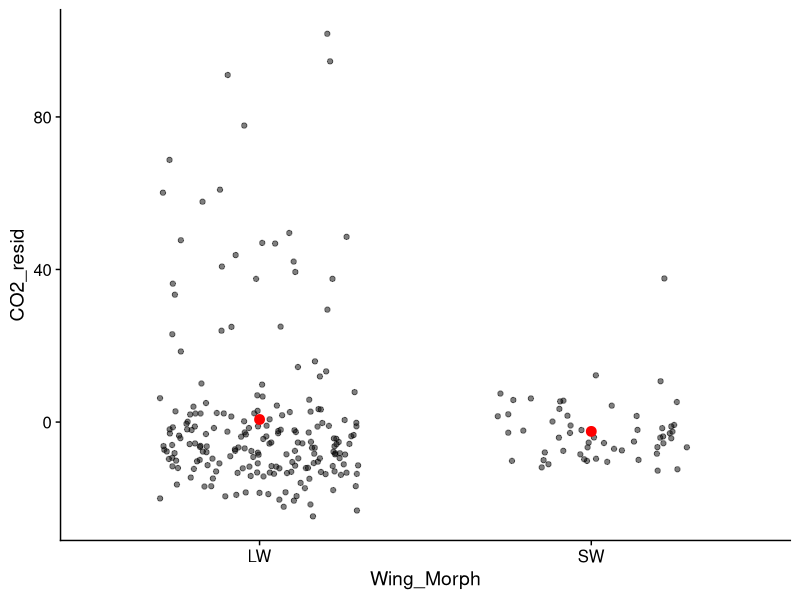
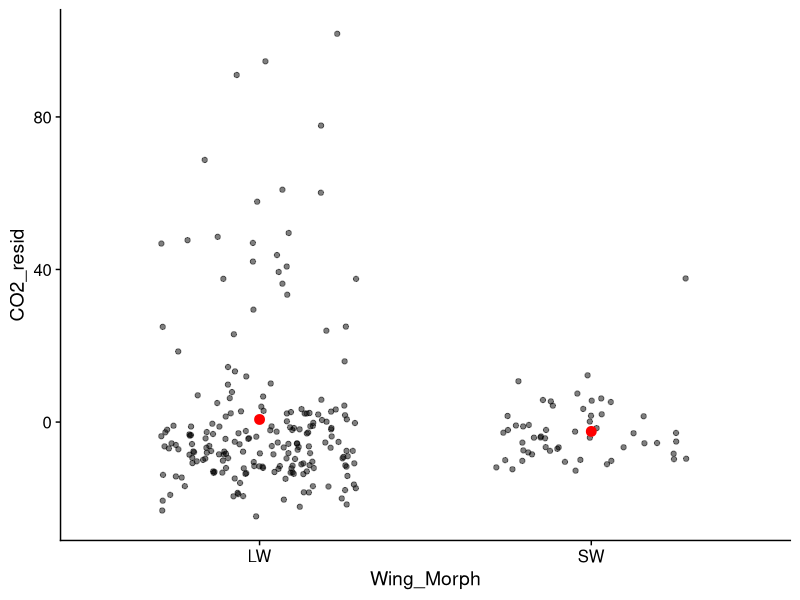
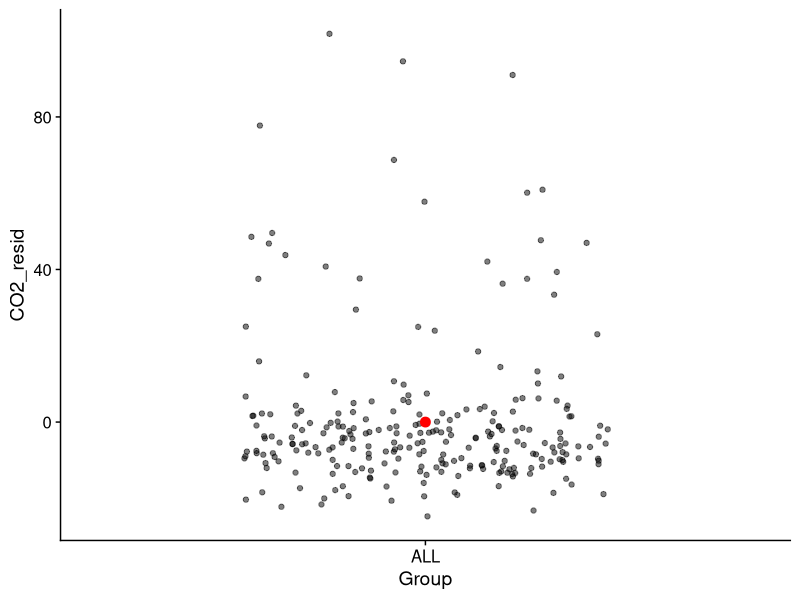
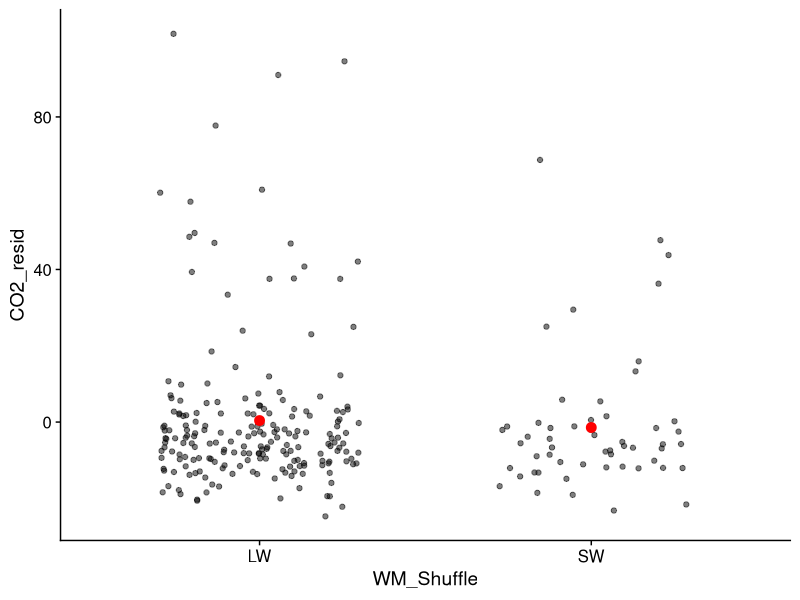
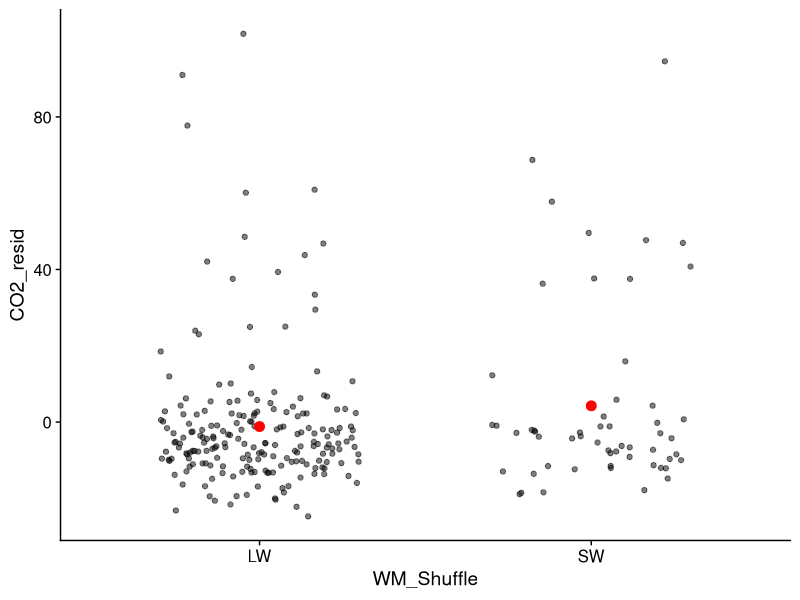
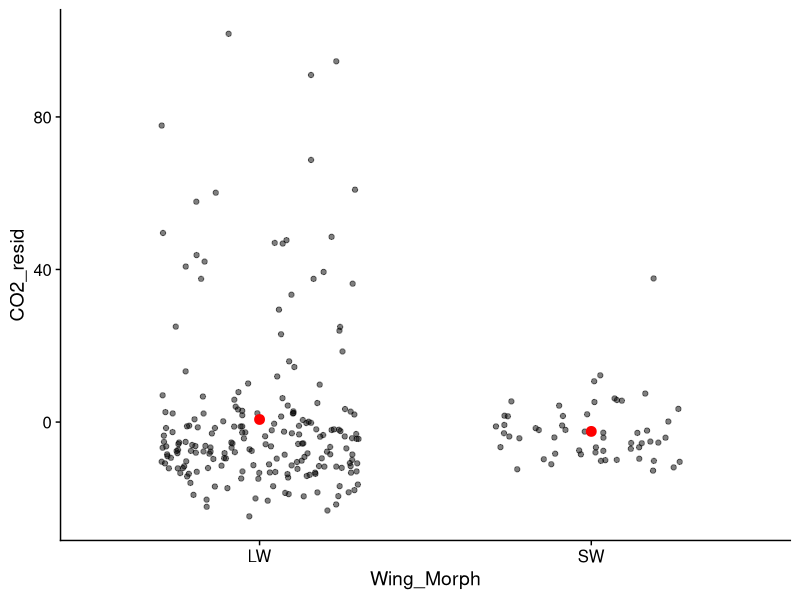
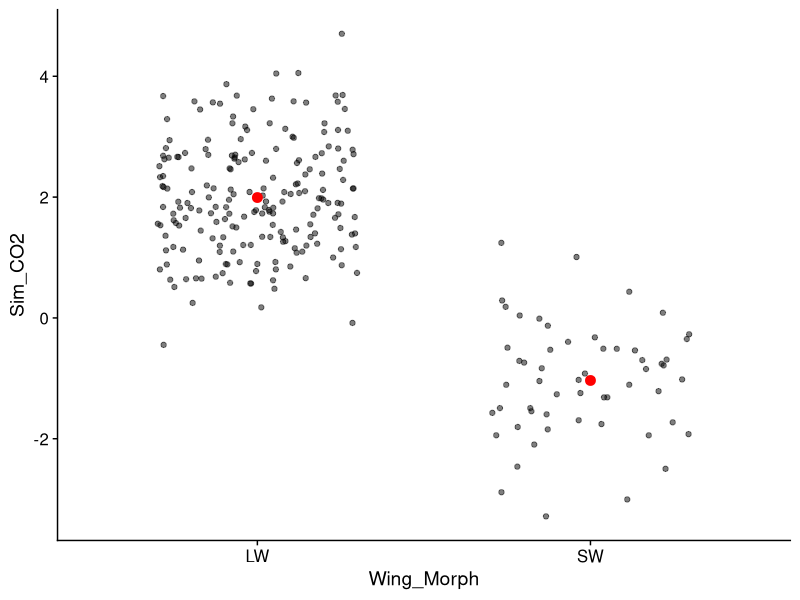
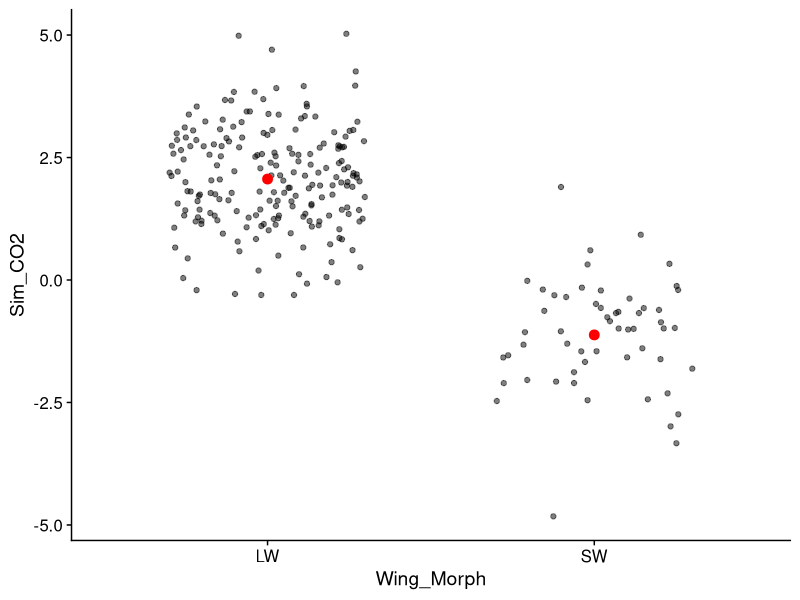

The R source for these figures, in order:
## ---- chunk 1
#| label: setup
#| echo: false

library(tidyverse)
library(cowplot)
theme_set(theme_cowplot())
library(readxl)
set.seed(6273)
## ---- chunk 2
#| echo: true
#| eval: true

CD <- read_csv("../data/Cricket_Metabolic_MassCor.csv")

CD |>
  group_by(Wing_Morph) |>
  summarise(Mean = mean(CO2_resid))
  
## ---- chunk 3
#| echo: false
#| eval: true

CD |>
  ggplot(aes(Wing_Morph, CO2_resid)) +
  geom_point(position = position_jitter(width = 0.3), alpha = 0.5) +
  stat_summary(fun = mean, geom = "point", size = 3, color = "red") 
  
## ---- chunk 4
#| echo: false
#| eval: true

CD |>
  ggplot(aes(Wing_Morph, CO2_resid)) +
  geom_point(position = position_jitter(width = 0.3), alpha = 0.5) +
  stat_summary(fun = mean, geom = "point", size = 3, color = "red") 
  
## ---- chunk 5
#| echo: false
#| eval: true

CD$Group <- "ALL"

CD |>
  ggplot(aes(Group, CO2_resid)) +
  geom_point(position = position_jitter(width = 0.3), alpha = 0.5) +
  stat_summary(fun = mean, geom = "point", size = 3, color = "red") 
  
## ---- chunk 6
#| echo: false
#| eval: true

CD$WM_Shuffle <- sample(CD$Wing_Morph)

CD |>
  group_by(WM_Shuffle) |>
  summarise(Mean = mean(CO2_resid))


CD |>
  ggplot(aes(WM_Shuffle, CO2_resid)) +
  geom_point(position = position_jitter(width = 0.3), alpha = 0.5) +
  stat_summary(fun = mean, geom = "point", size = 3, color = "red") 
  
## ---- chunk 7
#| echo: false
#| eval: true

CD$WM_Shuffle <- sample(CD$Wing_Morph)

CD |>
  group_by(WM_Shuffle) |>
  summarise(Mean = mean(CO2_resid))


CD |>
  ggplot(aes(WM_Shuffle, CO2_resid)) +
  geom_point(position = position_jitter(width = 0.3), alpha = 0.5) +
  stat_summary(fun = mean, geom = "point", size = 3, color = "red") 
  
## ---- chunk 8
#| echo: false
#| eval: true

CD |>
  ggplot(aes(Wing_Morph, CO2_resid)) +
  geom_point(position = position_jitter(width = 0.3), alpha = 0.5) +
  stat_summary(fun = mean, geom = "point", size = 3, color = "red") 
  
## ---- chunk 9
#| echo: true
#| eval: true

n.sw <- sum(CD$Wing_Morph=="SW")
n.lw <- sum(CD$Wing_Morph=="LW")

mean.sw <- -1
mean.lw <- 2

SS <- tibble(Wing_Morph = c(rep("SW", n.sw), rep("LW", n.lw)),
             Sim_CO2 = c(rnorm(n.sw, mean.sw), rnorm(n.lw, mean.lw))
             
)

SS |> group_by(Wing_Morph) |>
  summarise(Mean = mean(Sim_CO2))

## ---- chunk 10
#| echo: false
#| eval: true

SS |> group_by(Wing_Morph) |>
  summarise(Mean = mean(Sim_CO2))

SS |>
  ggplot(aes(Wing_Morph, Sim_CO2)) +
  geom_point(position = position_jitter(width = 0.3), alpha = 0.5) +
  stat_summary(fun = mean, geom = "point", size = 3, color = "red")
  
## ---- chunk 11
#| echo: false
#| eval: true

n.sw <- sum(CD$Wing_Morph=="SW")
n.lw <- sum(CD$Wing_Morph=="LW")

mean.sw <- -1
mean.lw <- 2

SS <- tibble(Wing_Morph = c(rep("SW", n.sw), rep("LW", n.lw)),
             Sim_CO2 = c(rnorm(n.sw, mean.sw), rnorm(n.lw, mean.lw))
             
)

SS |> group_by(Wing_Morph) |>
  summarise(Mean = mean(Sim_CO2))

SS |>
  ggplot(aes(Wing_Morph, Sim_CO2)) +
  geom_point(position = position_jitter(width = 0.3), alpha = 0.5) +
  stat_summary(fun = mean, geom = "point", size = 3, color = "red")
  
